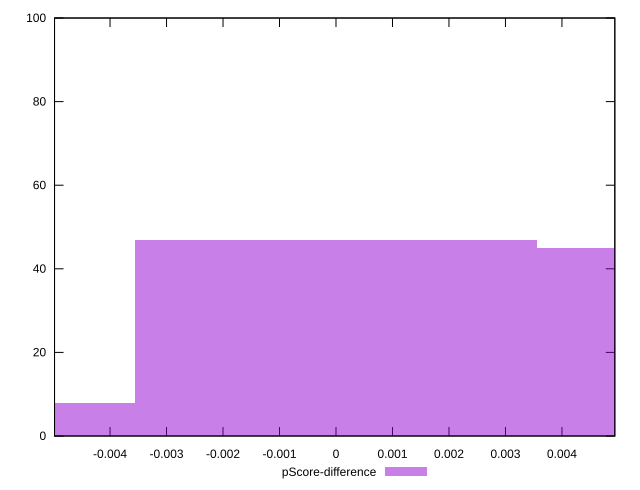

gnuplot code for this plot:
reset

$pScoreDifference <<EOF
0 47
0.0071112199351298765 45
-0.0071112199351298765 8
EOF

set key outside below
set boxwidth 0.0071112199351298765
set xrange [-0.004982597250163701:0.004935894057951917]
set yrange [0:100]
set trange [0:100]
set style fill transparent solid 0.5 noborder
set terminal svg size 640, 490 enhanced background rgb 'white'
set output "report_00018_2021-02-10T15-25-16.877Z/interactive/samples/pages+cached+noadtech+nomedia/pScore-difference/histogram.svg"

plot $pScoreDifference title "pScore-difference" with boxes

reset
